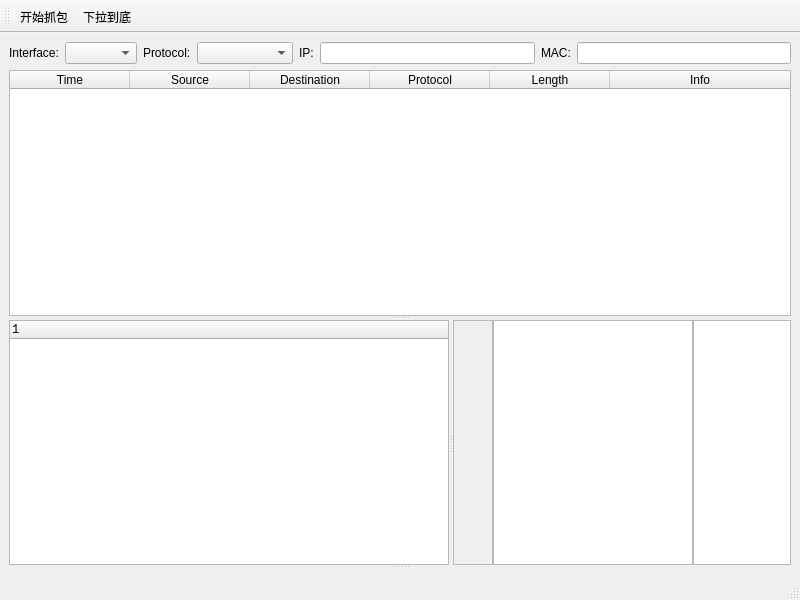
<?xml version="1.0" encoding="UTF-8"?>
<ui version="4.0">
 <class>MainWindow</class>
 <widget class="QMainWindow" name="MainWindow">
  <property name="geometry">
   <rect>
    <x>0</x>
    <y>0</y>
    <width>800</width>
    <height>600</height>
   </rect>
  </property>
  <property name="minimumSize">
   <size>
    <width>800</width>
    <height>600</height>
   </size>
  </property>
  <property name="windowTitle">
   <string>抓包器</string>
  </property>
  <widget class="QWidget" name="centralwidget">
   <layout class="QVBoxLayout" name="verticalLayout">
    <item>
     <layout class="QHBoxLayout" name="horizontalLayout_2">
      <item>
       <widget class="QLabel" name="label_3">
        <property name="text">
         <string>Interface:</string>
        </property>
       </widget>
      </item>
      <item>
       <widget class="QComboBox" name="comboBox"/>
      </item>
      <item>
       <widget class="QLabel" name="label">
        <property name="sizePolicy">
         <sizepolicy hsizetype="Preferred" vsizetype="Preferred">
          <horstretch>0</horstretch>
          <verstretch>0</verstretch>
         </sizepolicy>
        </property>
        <property name="minimumSize">
         <size>
          <width>0</width>
          <height>0</height>
         </size>
        </property>
        <property name="text">
         <string>Protocol:</string>
        </property>
       </widget>
      </item>
      <item>
       <widget class="QComboBox" name="comboBox_2">
        <item>
         <property name="text">
          <string/>
         </property>
        </item>
        <item>
         <property name="text">
          <string>IPV4</string>
         </property>
        </item>
        <item>
         <property name="text">
          <string>ARP</string>
         </property>
        </item>
        <item>
         <property name="text">
          <string>ICMP</string>
         </property>
        </item>
        <item>
         <property name="text">
          <string>ETHERNET</string>
         </property>
        </item>
        <item>
         <property name="text">
          <string>UDP</string>
         </property>
        </item>
       </widget>
      </item>
      <item>
       <widget class="QLabel" name="label_2">
        <property name="text">
         <string>IP:</string>
        </property>
       </widget>
      </item>
      <item>
       <widget class="QLineEdit" name="lineEdit"/>
      </item>
      <item>
       <widget class="QLabel" name="label_4">
        <property name="text">
         <string>MAC:</string>
        </property>
       </widget>
      </item>
      <item>
       <widget class="QLineEdit" name="lineEdit_2"/>
      </item>
     </layout>
    </item>
    <item>
     <widget class="QSplitter" name="splitter_2">
      <property name="orientation">
       <enum>Qt::Vertical</enum>
      </property>
      <widget class="QTableWidget" name="tableWidget">
       <property name="editTriggers">
        <set>QAbstractItemView::NoEditTriggers</set>
       </property>
       <attribute name="horizontalHeaderDefaultSectionSize">
        <number>120</number>
       </attribute>
       <attribute name="horizontalHeaderShowSortIndicator" stdset="0">
        <bool>false</bool>
       </attribute>
       <attribute name="horizontalHeaderStretchLastSection">
        <bool>true</bool>
       </attribute>
       <attribute name="verticalHeaderStretchLastSection">
        <bool>false</bool>
       </attribute>
       <column>
        <property name="text">
         <string>Time</string>
        </property>
       </column>
       <column>
        <property name="text">
         <string>Source</string>
        </property>
       </column>
       <column>
        <property name="text">
         <string>Destination</string>
        </property>
       </column>
       <column>
        <property name="text">
         <string>Protocol</string>
        </property>
       </column>
       <column>
        <property name="text">
         <string>Length</string>
        </property>
       </column>
       <column>
        <property name="text">
         <string>Info</string>
        </property>
       </column>
      </widget>
      <widget class="QSplitter" name="splitter">
       <property name="orientation">
        <enum>Qt::Horizontal</enum>
       </property>
       <widget class="QTreeWidget" name="treeWidget">
        <property name="minimumSize">
         <size>
          <width>440</width>
          <height>0</height>
         </size>
        </property>
        <property name="font">
         <font>
          <family>Liberation Mono</family>
          <kerning>false</kerning>
         </font>
        </property>
       </widget>
       <widget class="QWidget" name="layoutWidget">
        <layout class="QHBoxLayout" name="horizontalLayout">
         <property name="spacing">
          <number>0</number>
         </property>
         <item>
          <widget class="QPlainTextEdit" name="plainTextEdit_3">
           <property name="minimumSize">
            <size>
             <width>40</width>
             <height>0</height>
            </size>
           </property>
           <property name="maximumSize">
            <size>
             <width>40</width>
             <height>16777215</height>
            </size>
           </property>
           <property name="font">
            <font>
             <family>Liberation Mono</family>
             <kerning>false</kerning>
            </font>
           </property>
           <property name="styleSheet">
            <string notr="true">background-color: rgb(239, 239, 239);
color: rgb(83, 83, 83);
</string>
           </property>
           <property name="verticalScrollBarPolicy">
            <enum>Qt::ScrollBarAlwaysOff</enum>
           </property>
           <property name="readOnly">
            <bool>true</bool>
           </property>
           <property name="plainText">
            <string/>
           </property>
          </widget>
         </item>
         <item>
          <widget class="QPlainTextEdit" name="plainTextEdit">
           <property name="minimumSize">
            <size>
             <width>200</width>
             <height>0</height>
            </size>
           </property>
           <property name="maximumSize">
            <size>
             <width>200</width>
             <height>16777215</height>
            </size>
           </property>
           <property name="font">
            <font>
             <family>Liberation Mono</family>
             <pointsize>9</pointsize>
             <kerning>false</kerning>
            </font>
           </property>
           <property name="verticalScrollBarPolicy">
            <enum>Qt::ScrollBarAlwaysOff</enum>
           </property>
           <property name="readOnly">
            <bool>true</bool>
           </property>
           <property name="plainText">
            <string/>
           </property>
           <property name="backgroundVisible">
            <bool>false</bool>
           </property>
          </widget>
         </item>
         <item>
          <widget class="QPlainTextEdit" name="plainTextEdit_2">
           <property name="minimumSize">
            <size>
             <width>90</width>
             <height>0</height>
            </size>
           </property>
           <property name="font">
            <font>
             <family>Liberation Mono</family>
             <kerning>false</kerning>
            </font>
           </property>
           <property name="readOnly">
            <bool>true</bool>
           </property>
           <property name="plainText">
            <string/>
           </property>
          </widget>
         </item>
        </layout>
        <zorder>plainTextEdit</zorder>
        <zorder>plainTextEdit_2</zorder>
        <zorder>plainTextEdit_3</zorder>
       </widget>
      </widget>
      <widget class="QWidget" name="formLayoutWidget">
       <layout class="QFormLayout" name="formLayout"/>
      </widget>
     </widget>
    </item>
   </layout>
  </widget>
  <widget class="QStatusBar" name="statusbar"/>
  <widget class="QToolBar" name="toolBar">
   <property name="windowTitle">
    <string>toolBar</string>
   </property>
   <attribute name="toolBarArea">
    <enum>TopToolBarArea</enum>
   </attribute>
   <attribute name="toolBarBreak">
    <bool>false</bool>
   </attribute>
   <addaction name="actionstart"/>
   <addaction name="scrollBottom"/>
  </widget>
  <action name="actionstart">
   <property name="checkable">
    <bool>true</bool>
   </property>
   <property name="icon">
    <iconset theme="go-next">
     <normaloff>.</normaloff>.</iconset>
   </property>
   <property name="text">
    <string>开始抓包</string>
   </property>
  </action>
  <action name="scrollBottom">
   <property name="checkable">
    <bool>true</bool>
   </property>
   <property name="icon">
    <iconset theme="go-bottom">
     <normaloff>.</normaloff>.</iconset>
   </property>
   <property name="text">
    <string>下拉到底</string>
   </property>
   <property name="toolTip">
    <string>下拉到底</string>
   </property>
  </action>
 </widget>
 <resources/>
 <connections/>
</ui>
